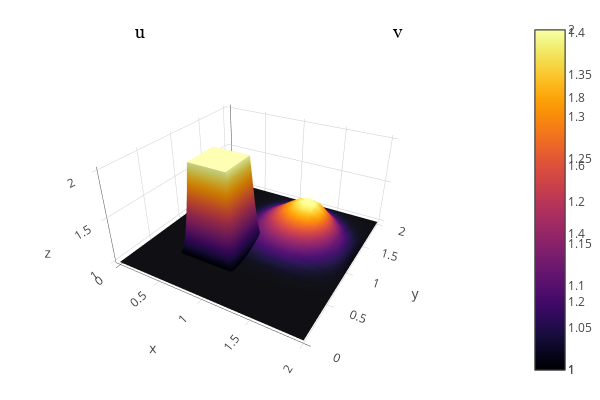

Notebook source saved alongside this figure:
### Code cell
x = range(0, stop=2, length=20)|> collect
y = range(0, stop=2, length=20)|> collect
theme(:ggplot2)
p1 = surface(x,y,two_nonlinearconv1(20,20,0,0.01,1)[1],xlims=(0,2),ylims=(0,2), title = "u")
p2 = surface(x,y,two_nonlinearconv1(20,20,50,0.01,1)[2],xlims=(0,2),ylims=(0,2), title = "v")
plot(p1, p2, layout = 2)

### Figure 1 — Plotly figure (JSON) as saved in the notebook; plotly's stock layout.template omitted (floating-point values rounded to 4 significant figures; data arrays with more than 128 entries replaced by an {"elided": "..."} marker saying what was removed)
{"data": [{"colorbar": {"title": ""}, "colorscale": [[0, "rgba(0, 0, 4, 1.000)"], [0.03448, "rgba(4, 3, 20, 1.000)"], [0.06897, "rgba(13, 8, 41, 1.000)"], [0.1034, "rgba(24, 12, 60, 1.000)"], [0.1379, "rgba(38, 12, 81, 1.000)"], [0.1724, "rgba(54, 9, 97, 1.000)"], [0.2069, "rgba(69, 10, 105, 1.000)"], [0.2414, "rgba(84, 15, 109, 1.000)"], [0.2759, "rgba(97, 19, 110, 1.000)"], [0.3103, "rgba(111, 25, 110, 1.000)"], [0.3448, "rgba(125, 30, 109, 1.000)"], [0.3793, "rgba(140, 35, 105, 1.000)"], [0.4138, "rgba(154, 40, 101, 1.000)"], [0.4483, "rgba(166, 45, 96, 1.000)"], [0.4828, "rgba(180, 51, 89, 1.000)"], [0.5172, "rgba(193, 58, 80, 1.000)"], [0.5517, "rgba(206, 67, 71, 1.000)"], [0.5862, "rgba(216, 76, 62, 1.000)"], [0.6207, "rgba(226, 87, 52, 1.000)"], [0.6552, "rgba(235, 100, 41, 1.000)"], [0.6897, "rgba(241, 115, 29, 1.000)"], [0.7241, "rgba(247, 130, 18, 1.000)"], [0.7586, "rgba(250, 144, 8, 1.000)"], [0.7931, "rgba(252, 161, 8, 1.000)"], [0.8276, "rgba(252, 178, 22, 1.000)"], [0.8621, "rgba(250, 196, 42, 1.000)"], [0.8966, "rgba(246, 213, 67, 1.000)"], [0.931, "rgba(243, 229, 93, 1.000)"], [0.9655, "rgba(242, 244, 130, 1.000)"], [1, "rgba(252, 255, 164, 1.000)"]], "name": "y1", "opacity": null, "showlegend": false, "showscale": true, "type": "surface", "x": [0, 0.1053, 0.2105, 0.3158, 0.4211, 0.5263, 0.6316, 0.7368, 0.8421, 0.9474, 1.053, 1.158, 1.263, 1.368, 1.474, 1.579, 1.684, 1.789, 1.895, 2], "xaxis": "x1", "y": [0, 0.1053, 0.2105, 0.3158, 0.4211, 0.5263, 0.6316, 0.7368, 0.8421, 0.9474, 1.053, 1.158, 1.263, 1.368, 1.474, 1.579, 1.684, 1.789, 1.895, 2], "yaxis": "y1", "z": {"elided": "20x20 int values"}, "zmax": 2, "zmin": 1}, {"colorbar": {"title": ""}, "colorscale": [[0, "rgba(0, 0, 4, 1.000)"], [0.03448, "rgba(4, 3, 20, 1.000)"], [0.06897, "rgba(13, 8, 41, 1.000)"], [0.1034, "rgba(24, 12, 60, 1.000)"], [0.1379, "rgba(38, 12, 81, 1.000)"], [0.1724, "rgba(54, 9, 97, 1.000)"], [0.2069, "rgba(69, 10, 105, 1.000)"], [0.2414, "rgba(84, 15, 109, 1.000)"], [0.2759, "rgba(97, 19, 110, 1.000)"], [0.3103, "rgba(111, 25, 110, 1.000)"], [0.3448, "rgba(125, 30, 109, 1.000)"], [0.3793, "rgba(140, 35, 105, 1.000)"], [0.4138, "rgba(154, 40, 101, 1.000)"], [0.4483, "rgba(166, 45, 96, 1.000)"], [0.4828, "rgba(180, 51, 89, 1.000)"], [0.5172, "rgba(193, 58, 80, 1.000)"], [0.5517, "rgba(206, 67, 71, 1.000)"], [0.5862, "rgba(216, 76, 62, 1.000)"], [0.6207, "rgba(226, 87, 52, 1.000)"], [0.6552, "rgba(235, 100, 41, 1.000)"], [0.6897, "rgba(241, 115, 29, 1.000)"], [0.7241, "rgba(247, 130, 18, 1.000)"], [0.7586, "rgba(250, 144, 8, 1.000)"], [0.7931, "rgba(252, 161, 8, 1.000)"], [0.8276, "rgba(252, 178, 22, 1.000)"], [0.8621, "rgba(250, 196, 42, 1.000)"], [0.8966, "rgba(246, 213, 67, 1.000)"], [0.931, "rgba(243, 229, 93, 1.000)"], [0.9655, "rgba(242, 244, 130, 1.000)"], [1, "rgba(252, 255, 164, 1.000)"]], "name": "y1", "opacity": null, "showlegend": false, "showscale": true, "type": "surface", "x": [0, 0.1053, 0.2105, 0.3158, 0.4211, 0.5263, 0.6316, 0.7368, 0.8421, 0.9474, 1.053, 1.158, 1.263, 1.368, 1.474, 1.579, 1.684, 1.789, 1.895, 2], "xaxis": "x2", "y": [0, 0.1053, 0.2105, 0.3158, 0.4211, 0.5263, 0.6316, 0.7368, 0.8421, 0.9474, 1.053, 1.158, 1.263, 1.368, 1.474, 1.579, 1.684, 1.789, 1.895, 2], "yaxis": "y2", "z": {"elided": "20x20 float values"}, "zmax": 1.403, "zmin": 1}], "layout": {"annotations": [{"font": {"color": "rgba(0, 0, 0, 1.000)", "family": "sans-serif", "size": 20}, "rotation": 0, "showarrow": false, "text": "u", "x": 0.2722, "xanchor": "center", "xref": "paper", "y": 1, "yanchor": "top", "yref": "paper"}, {"font": {"color": "rgba(0, 0, 0, 1.000)", "family": "sans-serif", "size": 20}, "rotation": 0, "showarrow": false, "text": "v", "x": 0.7722, "xanchor": "center", "xref": "paper", "y": 1, "yanchor": "top", "yref": "paper"}], "height": 400, "legend": {"bgcolor": "rgba(211, 211, 211, 0.800)", "bordercolor": "rgba(255, 255, 255, 1.000)", "font": {"color": "rgba(0, 0, 0, 1.000)", "family": "sans-serif", "size": 11}, "tracegroupgap": 0, "x": 1, "y": 1}, "margin": {"b": 20, "l": 0, "r": 0, "t": 20}, "paper_bgcolor": "rgba(255, 255, 255, 1.000)", "plot_bgcolor": "rgba(211, 211, 211, 1.000)", "scene": {"camera": {"eye": {"x": 1.126, "y": -1.95, "z": 1.3}}, "xaxis2": {"anchor": "y2", "domain": [0.551, 0.9934], "gridcolor": "rgba(255, 255, 255, 1.000)", "gridwidth": 0.5, "linecolor": "rgba(0, 0, 0, 1.000)", "mirror": false, "range": [0, 2], "showgrid": true, "showline": false, "showticklabels": true, "tickangle": 0, "tickcolor": "rgba(0, 0, 0, 0.000)", "tickfont": {"color": "rgba(128, 128, 128, 1.000)", "family": "sans-serif", "size": 11}, "tickmode": "array", "ticks": "inside", "ticktext": ["0.0", "0.5", "1.0", "1.5", "2.0"], "tickvals": [0, 0.5, 1, 1.5, 2], "title": "", "titlefont": {"color": "rgba(0, 0, 0, 1.000)", "family": "sans-serif", "size": 15}, "type": "-", "visible": true, "zeroline": false, "zerolinecolor": "rgba(0, 0, 0, 1.000)"}, "yaxis2": {"anchor": "x2", "domain": [0.03762, 0.9415], "gridcolor": "rgba(255, 255, 255, 1.000)", "gridwidth": 0.5, "linecolor": "rgba(0, 0, 0, 1.000)", "mirror": false, "range": [0, 2], "showgrid": true, "showline": false, "showticklabels": true, "tickangle": 0, "tickcolor": "rgba(0, 0, 0, 0.000)", "tickfont": {"color": "rgba(128, 128, 128, 1.000)", "family": "sans-serif", "size": 11}, "tickmode": "array", "ticks": "inside", "ticktext": ["0.0", "0.5", "1.0", "1.5", "2.0"], "tickvals": [0, 0.5, 1, 1.5, 2], "title": "", "titlefont": {"color": "rgba(0, 0, 0, 1.000)", "family": "sans-serif", "size": 15}, "type": "-", "visible": true, "zeroline": false, "zerolinecolor": "rgba(0, 0, 0, 1.000)"}, "zaxis2": {"gridcolor": "rgba(255, 255, 255, 1.000)", "gridwidth": 0.5, "linecolor": "rgba(0, 0, 0, 1.000)", "mirror": false, "range": [1, 1.403], "showgrid": true, "showline": false, "showticklabels": true, "tickangle": 0, "tickcolor": "rgba(0, 0, 0, 0.000)", "tickfont": {"color": "rgba(128, 128, 128, 1.000)", "family": "sans-serif", "size": 11}, "tickmode": "array", "ticks": "inside", "ticktext": ["1.0", "1.1", "1.2", "1.3", "1.4"], "tickvals": [1, 1.1, 1.2, 1.3, 1.4], "title": "", "titlefont": {"color": "rgba(0, 0, 0, 1.000)", "family": "sans-serif", "size": 15}, "type": "-", "visible": true, "zeroline": false, "zerolinecolor": "rgba(0, 0, 0, 1.000)"}}, "showlegend": true, "width": 600}}
